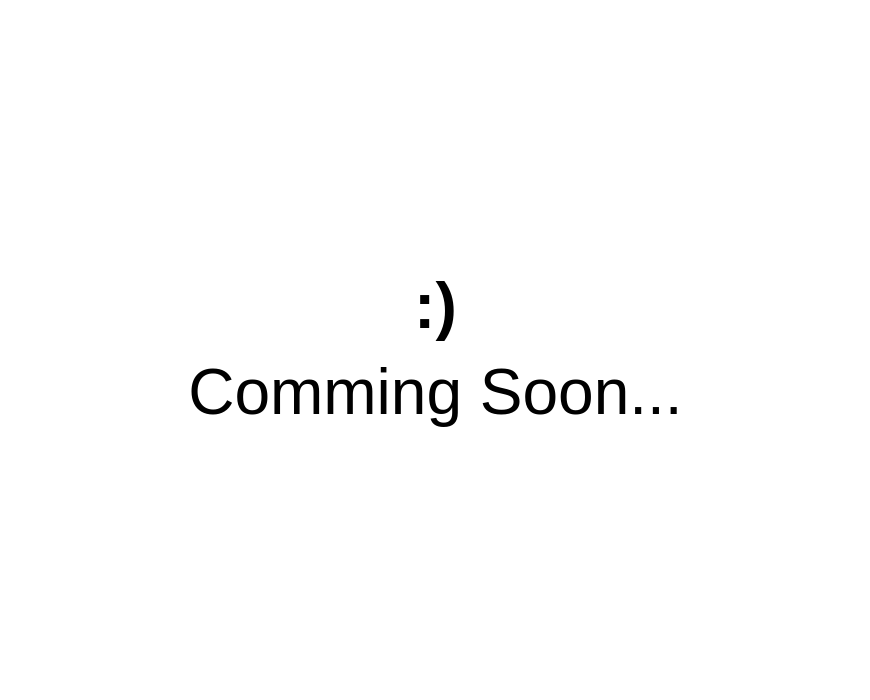
<?xml version="1.0" encoding="UTF-8"?>
<ui version="4.0">
 <class>englearnpageui</class>
 <widget class="QWidget" name="englearnpageui">
  <property name="geometry">
   <rect>
    <x>0</x>
    <y>0</y>
    <width>870</width>
    <height>700</height>
   </rect>
  </property>
  <property name="windowTitle">
   <string>Form</string>
  </property>
  <property name="styleSheet">
   <string notr="true">background-color: rgb(255, 255, 255);</string>
  </property>
  <widget class="QLabel" name="displayLabel">
   <property name="geometry">
    <rect>
     <x>0</x>
     <y>0</y>
     <width>871</width>
     <height>701</height>
    </rect>
   </property>
   <property name="text">
    <string>&lt;html&gt;&lt;head/&gt;&lt;body&gt;&lt;p align=&quot;center&quot;&gt;&lt;span style=&quot; font-size:48pt; font-weight:700;&quot;&gt;:)&lt;/span&gt;&lt;/p&gt;&lt;p align=&quot;center&quot;&gt;&lt;span style=&quot; font-size:48pt;&quot;&gt;Comming Soon...&lt;/span&gt;&lt;/p&gt;&lt;/body&gt;&lt;/html&gt;</string>
   </property>
  </widget>
 </widget>
 <resources/>
 <connections/>
</ui>
